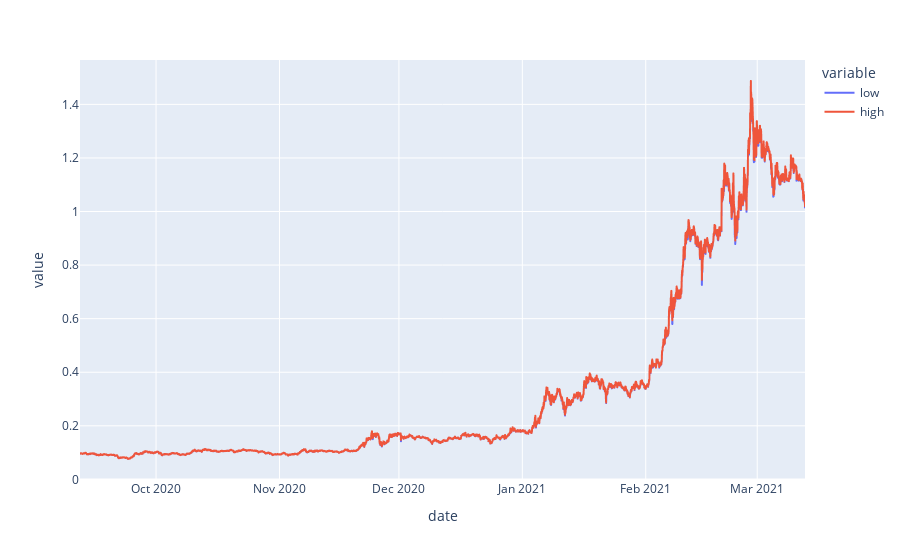

The notebook cell this image was saved under:
### Code cell
px.line(data.iloc[4*24*120::60, :], x='date', y=['low', 'high'])

### Figure 1 — Plotly figure (JSON) as saved in the notebook; plotly's stock layout.template omitted (floating-point values rounded to 4 significant figures; data arrays with more than 128 entries replaced by an {"elided": "..."} marker saying what was removed)
{"data": [{"hovertemplate": "variable=low<br>date=%{x}<br>value=%{y}<extra></extra>", "legendgroup": "low", "line": {"color": "#636efa", "dash": "solid"}, "mode": "lines", "name": "low", "showlegend": true, "type": "scattergl", "x": {"elided": "4363 str values"}, "xaxis": "x", "y": {"elided": "4363 float values"}, "yaxis": "y"}, {"hovertemplate": "variable=high<br>date=%{x}<br>value=%{y}<extra></extra>", "legendgroup": "high", "line": {"color": "#EF553B", "dash": "solid"}, "mode": "lines", "name": "high", "showlegend": true, "type": "scattergl", "x": {"elided": "4363 str values"}, "xaxis": "x", "y": {"elided": "4363 float values"}, "yaxis": "y"}], "layout": {"legend": {"title": {"text": "variable"}, "tracegroupgap": 0}, "margin": {"t": 60}, "xaxis": {"anchor": "y", "domain": [0, 1], "title": {"text": "date"}}, "yaxis": {"anchor": "x", "domain": [0, 1], "title": {"text": "value"}}}}
